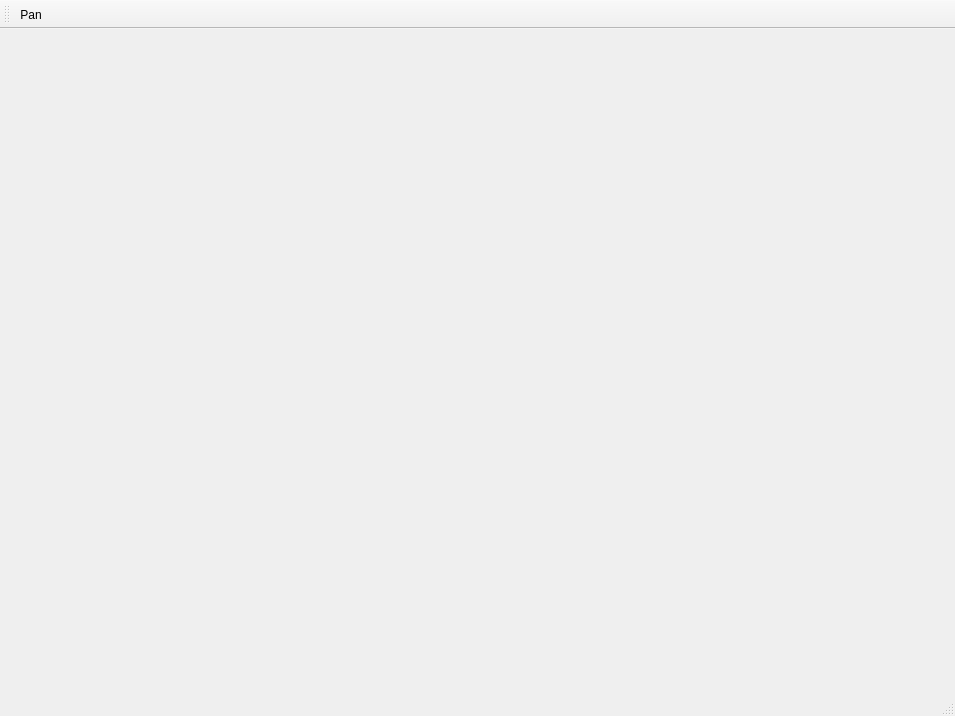
<?xml version="1.0" encoding="UTF-8"?>
<ui version="4.0">
 <class>MainWindow</class>
 <widget class="QMainWindow" name="MainWindow">
  <property name="geometry">
   <rect>
    <x>0</x>
    <y>0</y>
    <width>955</width>
    <height>716</height>
   </rect>
  </property>
  <property name="windowTitle">
   <string>MainWindow</string>
  </property>
  <widget class="QWidget" name="centralWidget"/>
  <widget class="QMenuBar" name="menuBar">
   <property name="geometry">
    <rect>
     <x>0</x>
     <y>0</y>
     <width>955</width>
     <height>25</height>
    </rect>
   </property>
  </widget>
  <widget class="QToolBar" name="mainToolBar">
   <attribute name="toolBarArea">
    <enum>TopToolBarArea</enum>
   </attribute>
   <attribute name="toolBarBreak">
    <bool>true</bool>
   </attribute>
   <addaction name="mActionPan"/>
  </widget>
  <widget class="QStatusBar" name="statusBar"/>
  <action name="mActionPan">
   <property name="checkable">
    <bool>true</bool>
   </property>
   <property name="icon">
    <iconset resource="images/images.qrc">
     <normaloff>:/images/mActionPan.svg</normaloff>:/images/mActionPan.svg</iconset>
   </property>
   <property name="text">
    <string>Pan</string>
   </property>
  </action>
 </widget>
 <layoutdefault spacing="6" margin="11"/>
 <resources>
  <include location="images/images.qrc"/>
 </resources>
 <connections/>
</ui>
